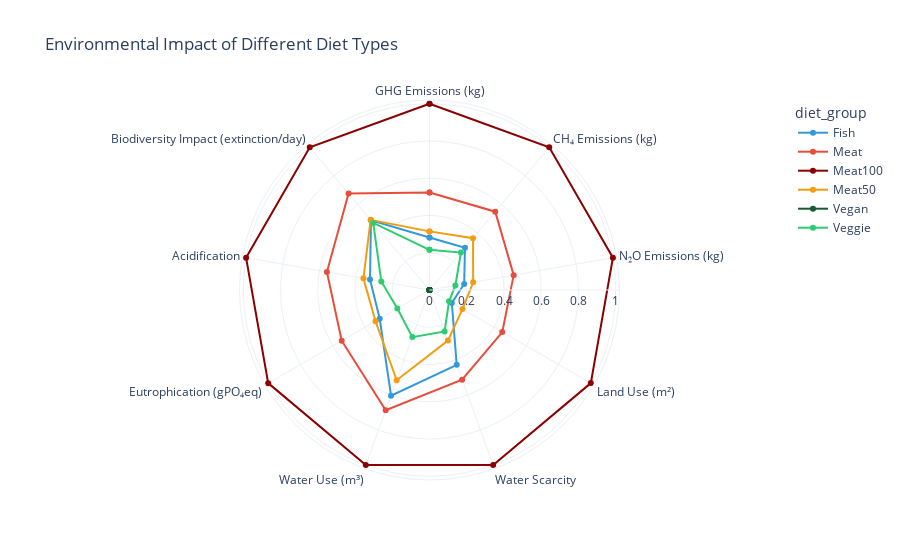

Notebook code for this chart:
### Code cell
import pandas as pd
from sklearn.preprocessing import MinMaxScaler
import plotly.express as px

# Get numerical columns
numerical_cols = df.select_dtypes(include='number').columns.tolist()

# Aggregate: compute the mean only for numerical columns, grouped by diet group
df_avg = df.groupby('diet_group')[numerical_cols].mean().reset_index()

# Normalize values (excluding 'diet_group') using MinMaxScaler
scaler = MinMaxScaler()
scaled = scaler.fit_transform(df_avg[numerical_cols])
scaled_df = pd.DataFrame(scaled, columns=numerical_cols)
scaled_df['diet_group'] = df_avg['diet_group']
scaled_df = scaled_df[['diet_group'] + numerical_cols]  # Ensure correct column order

# Select and order key environmental indicators
ordered_indicators = [
    'mean_ghgs', 'mean_ghgs_ch4', 'mean_ghgs_n2o',
    'mean_land', 'mean_watscar', 'mean_watuse',
    'mean_eut', 'mean_acid', 'mean_bio'
]

# Reshape the DataFrame to long format for plotting
df_long = scaled_df.melt(id_vars='diet_group', var_name='Indicator', value_name='Value')
df_long = df_long[df_long['Indicator'].isin(ordered_indicators)]

# Friendly display names for indicators (for axis labels)
indicator_labels = {
    'mean_ghgs': 'GHG Emissions (kg)',
    'mean_ghgs_ch4': 'CH₄ Emissions (kg)',
    'mean_ghgs_n2o': 'N₂O Emissions (kg)',
    'mean_land': 'Land Use (m²)',
    'mean_watscar': 'Water Scarcity',
    'mean_watuse': 'Water Use (m³)',
    'mean_eut': 'Eutrophication (gPO₄eq)',
    'mean_acid': 'Acidification',
    'mean_bio': 'Biodiversity Impact (extinction/day)'
}

df_long['Indicator'] = pd.Categorical(df_long['Indicator'], categories=ordered_indicators, ordered=True)
df_long = df_long.sort_values(['diet_group', 'Indicator'])

# Define custom color mapping for diet groups
color_map = {
    'Vegan': '#145A32',        
    'Veggie': '#2ECC71',        
    'Fish': '#3498DB',          
    'Meat50': '#F39C12',        
    'Meat': '#E74C3C',          
    'Meat100': '#8B0000'        
}

# Plot radar chart using friendly labels and custom colors
fig = px.line_polar(
    df_long,
    r='Value',
    theta='Indicator',
    color='diet_group',
    color_discrete_map=color_map,
    line_close=True,
    template='plotly_white',
    markers=True,
    title='Environmental Impact of Different Diet Types',
    labels={"Indicator": "Environmental Indicator"}
)

# Update axis labels using descriptive indicator names
fig.update_traces(
    theta=[indicator_labels[ind] for ind in df_long['Indicator']]
)

fig.show()

### Figure 1 — Plotly figure (JSON) as saved in the notebook; plotly's stock layout.template omitted (floating-point values rounded to 4 significant figures)
{"data": [{"hovertemplate": "diet_group=Fish<br>Value=%{r}<br>Environmental Indicator=%{theta}<extra></extra>", "legendgroup": "Fish", "line": {"color": "#3498DB", "dash": "solid"}, "marker": {"symbol": "circle"}, "mode": "lines+markers", "name": "Fish", "r": [0.2819, 0.2964, 0.1891, 0.1384, 0.4273, 0.6038, 0.3087, 0.3243, 0.4887, 0.2819], "showlegend": true, "subplot": "polar", "theta": ["GHG Emissions (kg)", "CH₄ Emissions (kg)", "N₂O Emissions (kg)", "Land Use (m²)", "Water Scarcity", "Water Use (m³)", "Eutrophication (gPO₄eq)", "Acidification", "Biodiversity Impact (extinction/day)", "GHG Emissions (kg)", "CH₄ Emissions (kg)", "N₂O Emissions (kg)", "Land Use (m²)", "Water Scarcity", "Water Use (m³)", "Eutrophication (gPO₄eq)", "Acidification", "Biodiversity Impact (extinction/day)", "GHG Emissions (kg)", "CH₄ Emissions (kg)", "N₂O Emissions (kg)", "Land Use (m²)", "Water Scarcity", "Water Use (m³)", "Eutrophication (gPO₄eq)", "Acidification", "Biodiversity Impact (extinction/day)", "GHG Emissions (kg)", "CH₄ Emissions (kg)", "N₂O Emissions (kg)", "Land Use (m²)", "Water Scarcity", "Water Use (m³)", "Eutrophication (gPO₄eq)", "Acidification", "Biodiversity Impact (extinction/day)", "GHG Emissions (kg)", "CH₄ Emissions (kg)", "N₂O Emissions (kg)", "Land Use (m²)", "Water Scarcity", "Water Use (m³)", "Eutrophication (gPO₄eq)", "Acidification", "Biodiversity Impact (extinction/day)", "GHG Emissions (kg)", "CH₄ Emissions (kg)", "N₂O Emissions (kg)", "Land Use (m²)", "Water Scarcity", "Water Use (m³)", "Eutrophication (gPO₄eq)", "Acidification", "Biodiversity Impact (extinction/day)"], "type": "scatterpolar"}, {"hovertemplate": "diet_group=Meat<br>Value=%{r}<br>Environmental Indicator=%{theta}<extra></extra>", "legendgroup": "Meat", "line": {"color": "#E74C3C", "dash": "solid"}, "marker": {"symbol": "circle"}, "mode": "lines+markers", "name": "Meat", "r": [0.5232, 0.549, 0.4589, 0.4512, 0.5123, 0.6872, 0.5443, 0.5594, 0.6761, 0.5232], "showlegend": true, "subplot": "polar", "theta": ["GHG Emissions (kg)", "CH₄ Emissions (kg)", "N₂O Emissions (kg)", "Land Use (m²)", "Water Scarcity", "Water Use (m³)", "Eutrophication (gPO₄eq)", "Acidification", "Biodiversity Impact (extinction/day)", "GHG Emissions (kg)", "CH₄ Emissions (kg)", "N₂O Emissions (kg)", "Land Use (m²)", "Water Scarcity", "Water Use (m³)", "Eutrophication (gPO₄eq)", "Acidification", "Biodiversity Impact (extinction/day)", "GHG Emissions (kg)", "CH₄ Emissions (kg)", "N₂O Emissions (kg)", "Land Use (m²)", "Water Scarcity", "Water Use (m³)", "Eutrophication (gPO₄eq)", "Acidification", "Biodiversity Impact (extinction/day)", "GHG Emissions (kg)", "CH₄ Emissions (kg)", "N₂O Emissions (kg)", "Land Use (m²)", "Water Scarcity", "Water Use (m³)", "Eutrophication (gPO₄eq)", "Acidification", "Biodiversity Impact (extinction/day)", "GHG Emissions (kg)", "CH₄ Emissions (kg)", "N₂O Emissions (kg)", "Land Use (m²)", "Water Scarcity", "Water Use (m³)", "Eutrophication (gPO₄eq)", "Acidification", "Biodiversity Impact (extinction/day)", "GHG Emissions (kg)", "CH₄ Emissions (kg)", "N₂O Emissions (kg)", "Land Use (m²)", "Water Scarcity", "Water Use (m³)", "Eutrophication (gPO₄eq)", "Acidification", "Biodiversity Impact (extinction/day)"], "type": "scatterpolar"}, {"hovertemplate": "diet_group=Meat100<br>Value=%{r}<br>Environmental Indicator=%{theta}<extra></extra>", "legendgroup": "Meat100", "line": {"color": "#8B0000", "dash": "solid"}, "marker": {"symbol": "circle"}, "mode": "lines+markers", "name": "Meat100", "r": [1, 1.0, 1, 1, 1, 1.0, 1, 1, 1, 1], "showlegend": true, "subplot": "polar", "theta": ["GHG Emissions (kg)", "CH₄ Emissions (kg)", "N₂O Emissions (kg)", "Land Use (m²)", "Water Scarcity", "Water Use (m³)", "Eutrophication (gPO₄eq)", "Acidification", "Biodiversity Impact (extinction/day)", "GHG Emissions (kg)", "CH₄ Emissions (kg)", "N₂O Emissions (kg)", "Land Use (m²)", "Water Scarcity", "Water Use (m³)", "Eutrophication (gPO₄eq)", "Acidification", "Biodiversity Impact (extinction/day)", "GHG Emissions (kg)", "CH₄ Emissions (kg)", "N₂O Emissions (kg)", "Land Use (m²)", "Water Scarcity", "Water Use (m³)", "Eutrophication (gPO₄eq)", "Acidification", "Biodiversity Impact (extinction/day)", "GHG Emissions (kg)", "CH₄ Emissions (kg)", "N₂O Emissions (kg)", "Land Use (m²)", "Water Scarcity", "Water Use (m³)", "Eutrophication (gPO₄eq)", "Acidification", "Biodiversity Impact (extinction/day)", "GHG Emissions (kg)", "CH₄ Emissions (kg)", "N₂O Emissions (kg)", "Land Use (m²)", "Water Scarcity", "Water Use (m³)", "Eutrophication (gPO₄eq)", "Acidification", "Biodiversity Impact (extinction/day)", "GHG Emissions (kg)", "CH₄ Emissions (kg)", "N₂O Emissions (kg)", "Land Use (m²)", "Water Scarcity", "Water Use (m³)", "Eutrophication (gPO₄eq)", "Acidification", "Biodiversity Impact (extinction/day)"], "type": "scatterpolar"}, {"hovertemplate": "diet_group=Meat50<br>Value=%{r}<br>Environmental Indicator=%{theta}<extra></extra>", "legendgroup": "Meat50", "line": {"color": "#F39C12", "dash": "solid"}, "marker": {"symbol": "circle"}, "mode": "lines+markers", "name": "Meat50", "r": [0.3147, 0.3635, 0.238, 0.2045, 0.2892, 0.5155, 0.3348, 0.3602, 0.4919, 0.3147], "showlegend": true, "subplot": "polar", "theta": ["GHG Emissions (kg)", "CH₄ Emissions (kg)", "N₂O Emissions (kg)", "Land Use (m²)", "Water Scarcity", "Water Use (m³)", "Eutrophication (gPO₄eq)", "Acidification", "Biodiversity Impact (extinction/day)", "GHG Emissions (kg)", "CH₄ Emissions (kg)", "N₂O Emissions (kg)", "Land Use (m²)", "Water Scarcity", "Water Use (m³)", "Eutrophication (gPO₄eq)", "Acidification", "Biodiversity Impact (extinction/day)", "GHG Emissions (kg)", "CH₄ Emissions (kg)", "N₂O Emissions (kg)", "Land Use (m²)", "Water Scarcity", "Water Use (m³)", "Eutrophication (gPO₄eq)", "Acidification", "Biodiversity Impact (extinction/day)", "GHG Emissions (kg)", "CH₄ Emissions (kg)", "N₂O Emissions (kg)", "Land Use (m²)", "Water Scarcity", "Water Use (m³)", "Eutrophication (gPO₄eq)", "Acidification", "Biodiversity Impact (extinction/day)", "GHG Emissions (kg)", "CH₄ Emissions (kg)", "N₂O Emissions (kg)", "Land Use (m²)", "Water Scarcity", "Water Use (m³)", "Eutrophication (gPO₄eq)", "Acidification", "Biodiversity Impact (extinction/day)", "GHG Emissions (kg)", "CH₄ Emissions (kg)", "N₂O Emissions (kg)", "Land Use (m²)", "Water Scarcity", "Water Use (m³)", "Eutrophication (gPO₄eq)", "Acidification", "Biodiversity Impact (extinction/day)"], "type": "scatterpolar"}, {"hovertemplate": "diet_group=Vegan<br>Value=%{r}<br>Environmental Indicator=%{theta}<extra></extra>", "legendgroup": "Vegan", "line": {"color": "#145A32", "dash": "solid"}, "marker": {"symbol": "circle"}, "mode": "lines+markers", "name": "Vegan", "r": [0, 0, 0, 0, 0, 0, 0, 0, 0, 0], "showlegend": true, "subplot": "polar", "theta": ["GHG Emissions (kg)", "CH₄ Emissions (kg)", "N₂O Emissions (kg)", "Land Use (m²)", "Water Scarcity", "Water Use (m³)", "Eutrophication (gPO₄eq)", "Acidification", "Biodiversity Impact (extinction/day)", "GHG Emissions (kg)", "CH₄ Emissions (kg)", "N₂O Emissions (kg)", "Land Use (m²)", "Water Scarcity", "Water Use (m³)", "Eutrophication (gPO₄eq)", "Acidification", "Biodiversity Impact (extinction/day)", "GHG Emissions (kg)", "CH₄ Emissions (kg)", "N₂O Emissions (kg)", "Land Use (m²)", "Water Scarcity", "Water Use (m³)", "Eutrophication (gPO₄eq)", "Acidification", "Biodiversity Impact (extinction/day)", "GHG Emissions (kg)", "CH₄ Emissions (kg)", "N₂O Emissions (kg)", "Land Use (m²)", "Water Scarcity", "Water Use (m³)", "Eutrophication (gPO₄eq)", "Acidification", "Biodiversity Impact (extinction/day)", "GHG Emissions (kg)", "CH₄ Emissions (kg)", "N₂O Emissions (kg)", "Land Use (m²)", "Water Scarcity", "Water Use (m³)", "Eutrophication (gPO₄eq)", "Acidification", "Biodiversity Impact (extinction/day)", "GHG Emissions (kg)", "CH₄ Emissions (kg)", "N₂O Emissions (kg)", "Land Use (m²)", "Water Scarcity", "Water Use (m³)", "Eutrophication (gPO₄eq)", "Acidification", "Biodiversity Impact (extinction/day)"], "type": "scatterpolar"}, {"hovertemplate": "diet_group=Veggie<br>Value=%{r}<br>Environmental Indicator=%{theta}<extra></extra>", "legendgroup": "Veggie", "line": {"color": "#2ECC71", "dash": "solid"}, "marker": {"symbol": "circle"}, "mode": "lines+markers", "name": "Veggie", "r": [0.2159, 0.2624, 0.1411, 0.1212, 0.2372, 0.2693, 0.1992, 0.2628, 0.4699, 0.2159], "showlegend": true, "subplot": "polar", "theta": ["GHG Emissions (kg)", "CH₄ Emissions (kg)", "N₂O Emissions (kg)", "Land Use (m²)", "Water Scarcity", "Water Use (m³)", "Eutrophication (gPO₄eq)", "Acidification", "Biodiversity Impact (extinction/day)", "GHG Emissions (kg)", "CH₄ Emissions (kg)", "N₂O Emissions (kg)", "Land Use (m²)", "Water Scarcity", "Water Use (m³)", "Eutrophication (gPO₄eq)", "Acidification", "Biodiversity Impact (extinction/day)", "GHG Emissions (kg)", "CH₄ Emissions (kg)", "N₂O Emissions (kg)", "Land Use (m²)", "Water Scarcity", "Water Use (m³)", "Eutrophication (gPO₄eq)", "Acidification", "Biodiversity Impact (extinction/day)", "GHG Emissions (kg)", "CH₄ Emissions (kg)", "N₂O Emissions (kg)", "Land Use (m²)", "Water Scarcity", "Water Use (m³)", "Eutrophication (gPO₄eq)", "Acidification", "Biodiversity Impact (extinction/day)", "GHG Emissions (kg)", "CH₄ Emissions (kg)", "N₂O Emissions (kg)", "Land Use (m²)", "Water Scarcity", "Water Use (m³)", "Eutrophication (gPO₄eq)", "Acidification", "Biodiversity Impact (extinction/day)", "GHG Emissions (kg)", "CH₄ Emissions (kg)", "N₂O Emissions (kg)", "Land Use (m²)", "Water Scarcity", "Water Use (m³)", "Eutrophication (gPO₄eq)", "Acidification", "Biodiversity Impact (extinction/day)"], "type": "scatterpolar"}], "layout": {"legend": {"title": {"text": "diet_group"}, "tracegroupgap": 0}, "polar": {"angularaxis": {"direction": "clockwise", "rotation": 90}, "domain": {"x": [0, 1], "y": [0, 1]}}, "title": {"text": "Environmental Impact of Different Diet Types"}}}
